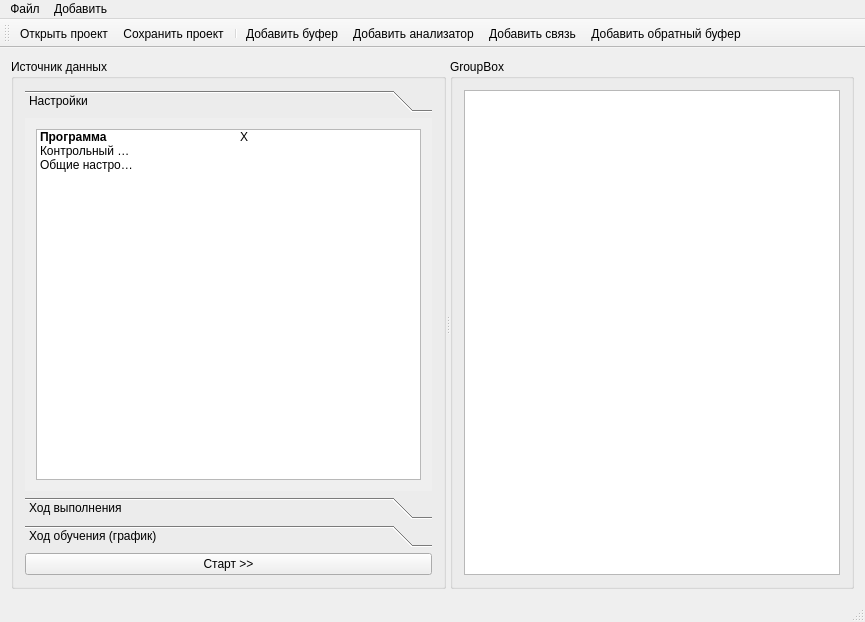
<?xml version="1.0" encoding="UTF-8"?>
<ui version="4.0">
 <class>MainWindow</class>
 <widget class="QMainWindow" name="MainWindow">
  <property name="geometry">
   <rect>
    <x>0</x>
    <y>0</y>
    <width>865</width>
    <height>622</height>
   </rect>
  </property>
  <property name="windowTitle">
   <string>NeStego</string>
  </property>
  <widget class="QWidget" name="centralWidget">
   <layout class="QGridLayout" name="gridLayout">
    <item row="0" column="0">
     <widget class="QSplitter" name="splitter">
      <property name="orientation">
       <enum>Qt::Horizontal</enum>
      </property>
      <widget class="QGroupBox" name="groupBox">
       <property name="title">
        <string>Источник данных</string>
       </property>
       <layout class="QVBoxLayout" name="verticalLayout">
        <item>
         <widget class="QToolBox" name="toolBox">
          <property name="currentIndex">
           <number>0</number>
          </property>
          <widget class="QWidget" name="widget">
           <property name="geometry">
            <rect>
             <x>0</x>
             <y>0</y>
             <width>408</width>
             <height>355</height>
            </rect>
           </property>
           <attribute name="label">
            <string>Настройки</string>
           </attribute>
           <layout class="QGridLayout" name="gridLayout_3">
            <item row="0" column="0">
             <widget class="QTreeWidget" name="treeWidget">
              <property name="contextMenuPolicy">
               <enum>Qt::NoContextMenu</enum>
              </property>
              <property name="editTriggers">
               <set>QAbstractItemView::DoubleClicked|QAbstractItemView::EditKeyPressed</set>
              </property>
              <property name="rootIsDecorated">
               <bool>false</bool>
              </property>
              <property name="allColumnsShowFocus">
               <bool>true</bool>
              </property>
              <property name="columnCount">
               <number>3</number>
              </property>
              <attribute name="headerVisible">
               <bool>false</bool>
              </attribute>
              <attribute name="headerCascadingSectionResizes">
               <bool>true</bool>
              </attribute>
              <column>
               <property name="text">
                <string>Название</string>
               </property>
              </column>
              <column>
               <property name="text">
                <string>Значение</string>
               </property>
              </column>
              <column>
               <property name="text">
                <string>A</string>
               </property>
              </column>
              <item>
               <property name="text">
                <string>Программа</string>
               </property>
               <property name="font">
                <font>
                 <weight>75</weight>
                 <bold>true</bold>
                </font>
               </property>
               <property name="icon">
                <iconset>
                 <normalon>:/options/preferences-desktop-display.png</normalon>
                </iconset>
               </property>
               <property name="text">
                <string/>
               </property>
               <property name="text">
                <string>X</string>
               </property>
               <item>
                <property name="text">
                 <string>Исходные данные</string>
                </property>
                <property name="text">
                 <string>undef</string>
                </property>
                <property name="text">
                 <string/>
                </property>
                <property name="flags">
                 <set>ItemIsSelectable|ItemIsEditable|ItemIsDragEnabled|ItemIsUserCheckable|ItemIsEnabled</set>
                </property>
               </item>
               <item>
                <property name="text">
                 <string>Командная строка</string>
                </property>
                <property name="text">
                 <string>undef</string>
                </property>
                <property name="text">
                 <string/>
                </property>
                <property name="flags">
                 <set>ItemIsSelectable|ItemIsEditable|ItemIsDragEnabled|ItemIsUserCheckable|ItemIsEnabled</set>
                </property>
               </item>
               <item>
                <property name="text">
                 <string>Кеширование</string>
                </property>
                <property name="text">
                 <string>true</string>
                </property>
                <property name="flags">
                 <set>ItemIsSelectable|ItemIsEditable|ItemIsDragEnabled|ItemIsUserCheckable|ItemIsEnabled</set>
                </property>
               </item>
               <item>
                <property name="text">
                 <string>Папка кэша</string>
                </property>
                <property name="text">
                 <string>cashe</string>
                </property>
                <property name="flags">
                 <set>ItemIsSelectable|ItemIsEditable|ItemIsDragEnabled|ItemIsUserCheckable|ItemIsEnabled</set>
                </property>
               </item>
              </item>
              <item>
               <property name="text">
                <string>Контрольный пример</string>
               </property>
               <property name="icon">
                <iconset>
                 <normalon>:/options/knetattach.png</normalon>
                </iconset>
               </property>
               <property name="text">
                <string/>
               </property>
               <property name="text">
                <string/>
               </property>
               <item>
                <property name="text">
                 <string>Без стеганографии</string>
                </property>
                <property name="text">
                 <string>undef</string>
                </property>
                <property name="text">
                 <string/>
                </property>
                <property name="flags">
                 <set>ItemIsSelectable|ItemIsEditable|ItemIsDragEnabled|ItemIsUserCheckable|ItemIsEnabled</set>
                </property>
               </item>
               <item>
                <property name="text">
                 <string>Со стеганографией</string>
                </property>
                <property name="text">
                 <string>undef</string>
                </property>
                <property name="text">
                 <string/>
                </property>
                <property name="flags">
                 <set>ItemIsSelectable|ItemIsEditable|ItemIsDragEnabled|ItemIsUserCheckable|ItemIsEnabled</set>
                </property>
               </item>
              </item>
              <item>
               <property name="text">
                <string>Общие настройки</string>
               </property>
               <property name="icon">
                <iconset>
                 <normalon>:/options/configure.png</normalon>
                </iconset>
               </property>
               <property name="text">
                <string/>
               </property>
               <property name="text">
                <string/>
               </property>
               <item>
                <property name="text">
                 <string>Длина буфера</string>
                </property>
                <property name="text">
                 <string>256</string>
                </property>
                <property name="flags">
                 <set>ItemIsSelectable|ItemIsEditable|ItemIsDragEnabled|ItemIsUserCheckable|ItemIsEnabled</set>
                </property>
               </item>
               <item>
                <property name="text">
                 <string>Сдвиг буфера</string>
                </property>
                <property name="text">
                 <string>2</string>
                </property>
                <property name="flags">
                 <set>ItemIsSelectable|ItemIsEditable|ItemIsDragEnabled|ItemIsUserCheckable|ItemIsEnabled</set>
                </property>
               </item>
               <item>
                <property name="text">
                 <string>% стеганографии</string>
                </property>
                <property name="text">
                 <string>50</string>
                </property>
                <property name="flags">
                 <set>ItemIsSelectable|ItemIsEditable|ItemIsDragEnabled|ItemIsUserCheckable|ItemIsEnabled</set>
                </property>
               </item>
              </item>
             </widget>
            </item>
           </layout>
          </widget>
          <widget class="QWidget" name="page_2">
           <property name="geometry">
            <rect>
             <x>0</x>
             <y>0</y>
             <width>408</width>
             <height>355</height>
            </rect>
           </property>
           <attribute name="label">
            <string>Ход выполнения</string>
           </attribute>
           <layout class="QVBoxLayout" name="verticalLayout_3">
            <item>
             <widget class="QStackedWidget" name="stackedWidget">
              <property name="currentIndex">
               <number>1</number>
              </property>
              <widget class="QWidget" name="page">
               <layout class="QGridLayout" name="gridLayout_7">
                <item row="0" column="0">
                 <widget class="QGroupBox" name="groupBox_4">
                  <property name="title">
                   <string>Отладка</string>
                  </property>
                  <layout class="QGridLayout" name="gridLayout_2">
                   <item row="0" column="0">
                    <widget class="QTextBrowser" name="debugBrowser"/>
                   </item>
                  </layout>
                 </widget>
                </item>
               </layout>
              </widget>
              <widget class="QWidget" name="page_3">
               <layout class="QVBoxLayout" name="verticalLayout_4">
                <item>
                 <widget class="QGroupBox" name="groupBox_3">
                  <property name="title">
                   <string>Общая информация</string>
                  </property>
                  <layout class="QVBoxLayout" name="verticalLayout_5">
                   <item>
                    <widget class="QTextBrowser" name="textBrowser"/>
                   </item>
                   <item>
                    <layout class="QHBoxLayout" name="horizontalLayout">
                     <item>
                      <spacer name="horizontalSpacer">
                       <property name="orientation">
                        <enum>Qt::Horizontal</enum>
                       </property>
                       <property name="sizeHint" stdset="0">
                        <size>
                         <width>40</width>
                         <height>20</height>
                        </size>
                       </property>
                      </spacer>
                     </item>
                     <item>
                      <widget class="QPushButton" name="pushButton_2">
                       <property name="text">
                        <string>Сохранить в csv</string>
                       </property>
                       <property name="icon">
                        <iconset resource="icons.qrc">
                         <normaloff>:/options/document-save-all.png</normaloff>:/options/document-save-all.png</iconset>
                       </property>
                      </widget>
                     </item>
                    </layout>
                   </item>
                  </layout>
                 </widget>
                </item>
               </layout>
              </widget>
             </widget>
            </item>
           </layout>
          </widget>
          <widget class="QWidget" name="page_4">
           <property name="geometry">
            <rect>
             <x>0</x>
             <y>0</y>
             <width>408</width>
             <height>355</height>
            </rect>
           </property>
           <attribute name="label">
            <string>Ход обучения (график)</string>
           </attribute>
           <layout class="QVBoxLayout" name="verticalLayout_2">
            <item>
             <widget class="QwtPlot" name="qwtPlot" native="true"/>
            </item>
            <item>
             <widget class="QCheckBox" name="checkBox">
              <property name="text">
               <string>Фактическое значение</string>
              </property>
              <property name="checked">
               <bool>true</bool>
              </property>
             </widget>
            </item>
            <item>
             <widget class="QCheckBox" name="checkBox_2">
              <property name="text">
               <string>Значение НС до обучения</string>
              </property>
              <property name="checked">
               <bool>true</bool>
              </property>
             </widget>
            </item>
            <item>
             <widget class="QCheckBox" name="checkBox_3">
              <property name="text">
               <string>Значение НС после обучения</string>
              </property>
              <property name="checked">
               <bool>false</bool>
              </property>
             </widget>
            </item>
            <item>
             <widget class="QCheckBox" name="checkBox_4">
              <property name="text">
               <string>Разница между фактическим значением  НС</string>
              </property>
              <property name="checked">
               <bool>false</bool>
              </property>
             </widget>
            </item>
            <item>
             <widget class="QCheckBox" name="checkBox_5">
              <property name="text">
               <string>Ошибка 1-го рода</string>
              </property>
              <property name="checked">
               <bool>true</bool>
              </property>
             </widget>
            </item>
            <item>
             <widget class="QCheckBox" name="checkBox_6">
              <property name="text">
               <string>Ошибка 2-го рода</string>
              </property>
              <property name="checked">
               <bool>true</bool>
              </property>
             </widget>
            </item>
           </layout>
          </widget>
         </widget>
        </item>
        <item>
         <widget class="QPushButton" name="pushButton">
          <property name="text">
           <string>Старт &gt;&gt;</string>
          </property>
         </widget>
        </item>
       </layout>
      </widget>
      <widget class="QGroupBox" name="groupBox_2">
       <property name="title">
        <string>GroupBox</string>
       </property>
       <layout class="QHBoxLayout" name="horizontalLayout_2">
        <item>
         <widget class="QGraphicsView" name="graphicsView">
          <property name="minimumSize">
           <size>
            <width>0</width>
            <height>0</height>
           </size>
          </property>
         </widget>
        </item>
       </layout>
      </widget>
     </widget>
    </item>
   </layout>
  </widget>
  <widget class="QMenuBar" name="menuBar">
   <property name="geometry">
    <rect>
     <x>0</x>
     <y>0</y>
     <width>865</width>
     <height>25</height>
    </rect>
   </property>
   <widget class="QMenu" name="menu">
    <property name="title">
     <string>Файл</string>
    </property>
    <addaction name="action_OpenProject"/>
    <addaction name="action_saveProject"/>
   </widget>
   <widget class="QMenu" name="menu_2">
    <property name="title">
     <string>Добавить</string>
    </property>
    <addaction name="action_addBuffer"/>
    <addaction name="action_addAnalyze"/>
    <addaction name="action_addEdge"/>
   </widget>
   <addaction name="menu"/>
   <addaction name="menu_2"/>
  </widget>
  <widget class="QToolBar" name="mainToolBar">
   <attribute name="toolBarArea">
    <enum>TopToolBarArea</enum>
   </attribute>
   <attribute name="toolBarBreak">
    <bool>false</bool>
   </attribute>
   <addaction name="action_OpenProject"/>
   <addaction name="action_saveProject"/>
   <addaction name="separator"/>
   <addaction name="action_addBuffer"/>
   <addaction name="action_addAnalyze"/>
   <addaction name="action_addEdge"/>
   <addaction name="action_feedbackBuffer"/>
  </widget>
  <widget class="QStatusBar" name="statusBar"/>
  <action name="action_addAnalyze">
   <property name="icon">
    <iconset resource="icons.qrc">
     <normaloff>:/options/code-context.png</normaloff>:/options/code-context.png</iconset>
   </property>
   <property name="text">
    <string>Добавить анализатор</string>
   </property>
  </action>
  <action name="action_OpenProject">
   <property name="icon">
    <iconset resource="icons.qrc">
     <normaloff>:/options/document-open.png</normaloff>:/options/document-open.png</iconset>
   </property>
   <property name="text">
    <string> Открыть проект</string>
   </property>
  </action>
  <action name="action_saveProject">
   <property name="icon">
    <iconset resource="icons.qrc">
     <normaloff>:/options/document-save-all.png</normaloff>:/options/document-save-all.png</iconset>
   </property>
   <property name="text">
    <string>Сохранить проект</string>
   </property>
  </action>
  <action name="action_addBuffer">
   <property name="icon">
    <iconset resource="icons.qrc">
     <normaloff>:/options/media-playlist-repeat.png</normaloff>:/options/media-playlist-repeat.png</iconset>
   </property>
   <property name="text">
    <string>Добавить буфер</string>
   </property>
  </action>
  <action name="action_addEdge">
   <property name="icon">
    <iconset resource="icons.qrc">
     <normaloff>:/options/draw-bezier-curves.png</normaloff>:/options/draw-bezier-curves.png</iconset>
   </property>
   <property name="text">
    <string>Добавить связь</string>
   </property>
  </action>
  <action name="action_feedbackBuffer">
   <property name="text">
    <string>Добавить обратный буфер</string>
   </property>
  </action>
 </widget>
 <layoutdefault spacing="6" margin="11"/>
 <customwidgets>
  <customwidget>
   <class>QwtPlot</class>
   <extends>QWidget</extends>
   <header location="global">qwt-qt4/qwt_plot.h</header>
   <container>1</container>
  </customwidget>
 </customwidgets>
 <resources>
  <include location="icons.qrc"/>
 </resources>
 <connections/>
</ui>
